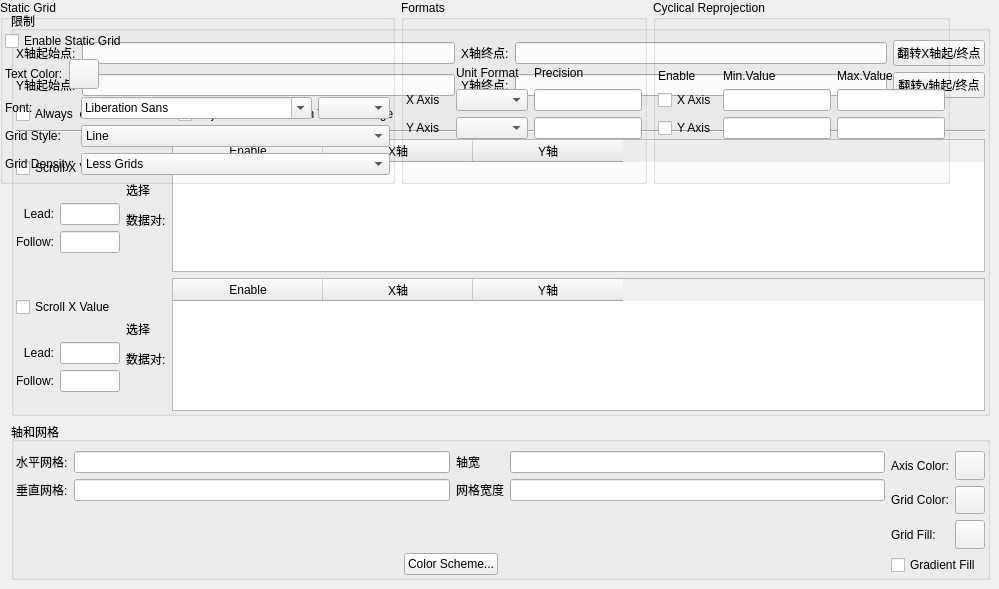
       <widget class="QWidget" name="page_2">
        <widget class="QGroupBox" name="groupBox_4">
         <property name="geometry">
          <rect>
           <x>11</x>
           <y>11</y>
           <width>979</width>
           <height>405</height>
          </rect>
         </property>
         <property name="title">
          <string>限制</string>
         </property>
         <layout class="QVBoxLayout" name="verticalLayout_6">
          <property name="leftMargin">
           <number>2</number>
          </property>
          <property name="rightMargin">
           <number>2</number>
          </property>
          <property name="bottomMargin">
           <number>2</number>
          </property>
          <item>
           <layout class="QGridLayout" name="gridLayout_4">
            <item row="0" column="0">
             <widget class="QLabel" name="label_9">
              <property name="text">
               <string>X轴起始点:</string>
              </property>
             </widget>
            </item>
            <item row="0" column="1">
             <widget class="QLineEdit" name="lineEdit_limitBgnX"/>
            </item>
            <item row="0" column="2">
             <widget class="QLabel" name="label_11">
              <property name="text">
               <string>X轴终点:</string>
              </property>
             </widget>
            </item>
            <item row="0" column="3">
             <widget class="QLineEdit" name="lineEdit_limitEndX"/>
            </item>
            <item row="0" column="4">
             <widget class="QPushButton" name="pushButton_flipXValues">
              <property name="text">
               <string>翻转X轴起/终点</string>
              </property>
             </widget>
            </item>
            <item row="1" column="0">
             <widget class="QLabel" name="label_10">
              <property name="text">
               <string>Y轴起始点:</string>
              </property>
             </widget>
            </item>
            <item row="1" column="1">
             <widget class="QLineEdit" name="lineEdit_LimitBgnY"/>
            </item>
            <item row="1" column="2">
             <widget class="QLabel" name="label_12">
              <property name="text">
               <string>Y轴终点:</string>
              </property>
             </widget>
            </item>
            <item row="1" column="3">
             <widget class="QLineEdit" name="lineEdit_limitEndY"/>
            </item>
            <item row="1" column="4">
             <widget class="QPushButton" name="pushButton_flipYValues">
              <property name="text">
               <string>翻转y轴起/终点</string>
              </property>
             </widget>
            </item>
           </layout>
          </item>
          <item>
           <layout class="QHBoxLayout" name="horizontalLayout_8">
            <item>
             <widget class="QCheckBox" name="checkBox_oneToOneScale">
              <property name="text">
               <string>Always  one-to-ont scale</string>
              </property>
             </widget>
            </item>
            <item>
             <widget class="QCheckBox" name="checkBox_adjustTimeBoundOnTALOChange">
              <property name="text">
               <string>Adjust Time Bound on TALO Change</string>
              </property>
             </widget>
            </item>
            <item>
             <spacer name="horizontalSpacer_2">
              <property name="orientation">
               <enum>Qt::Horizontal</enum>
              </property>
              <property name="sizeHint" stdset="0">
               <size>
                <width>40</width>
                <height>20</height>
               </size>
              </property>
             </spacer>
            </item>
           </layout>
          </item>
          <item>
           <widget class="Line" name="line">
            <property name="orientation">
             <enum>Qt::Horizontal</enum>
            </property>
           </widget>
          </item>
          <item>
           <layout class="QHBoxLayout" name="horizontalLayout_6" stretch="0,0,1">
            <item>
             <layout class="QVBoxLayout" name="verticalLayout_4">
              <item>
               <widget class="QCheckBox" name="checkBox_4">
                <property name="text">
                 <string>Scroll X Value</string>
                </property>
               </widget>
              </item>
              <item>
               <layout class="QGridLayout" name="gridLayout_2">
                <item row="0" column="0">
                 <widget class="QLabel" name="label_13">
                  <property name="text">
                   <string> Lead:</string>
                  </property>
                  <property name="alignment">
                   <set>Qt::AlignRight|Qt::AlignTrailing|Qt::AlignVCenter</set>
                  </property>
                 </widget>
                </item>
                <item row="0" column="1">
                 <widget class="QLineEdit" name="lineEdit_10">
                  <property name="maximumSize">
                   <size>
                    <width>60</width>
                    <height>16777215</height>
                   </size>
                  </property>
                 </widget>
                </item>
                <item row="1" column="0">
                 <widget class="QLabel" name="label_14">
                  <property name="text">
                   <string>Follow:</string>
                  </property>
                  <property name="alignment">
                   <set>Qt::AlignRight|Qt::AlignTrailing|Qt::AlignVCenter</set>
                  </property>
                 </widget>
                </item>
                <item row="1" column="1">
                 <widget class="QLineEdit" name="lineEdit_11">
                  <property name="maximumSize">
                   <size>
                    <width>60</width>
                    <height>16777215</height>
                   </size>
                  </property>
                 </widget>
                </item>
               </layout>
              </item>
             </layout>
            </item>
            <item>
             <widget class="QLabel" name="label_17">
              <property name="text">
               <string>&lt;html&gt;&lt;head/&gt;&lt;body&gt;&lt;p&gt;选择&lt;/p&gt;&lt;p&gt;数据对:&lt;/p&gt;&lt;/body&gt;&lt;/html&gt;</string>
              </property>
             </widget>
            </item>
            <item>
             <widget class="QTableWidget" name="tableWidget">
              <attribute name="horizontalHeaderDefaultSectionSize">
               <number>150</number>
              </attribute>
              <column>
               <property name="text">
                <string>Enable</string>
               </property>
              </column>
              <column>
               <property name="text">
                <string>X轴</string>
               </property>
              </column>
              <column>
               <property name="text">
                <string>Y轴</string>
               </property>
              </column>
             </widget>
            </item>
           </layout>
          </item>
          <item>
           <layout class="QHBoxLayout" name="horizontalLayout_7" stretch="0,0,1">
            <item>
             <layout class="QVBoxLayout" name="verticalLayout_5">
              <item>
               <widget class="QCheckBox" name="checkBox_5">
                <property name="text">
                 <string>Scroll X Value</string>
                </property>
               </widget>
              </item>
              <item>
               <layout class="QGridLayout" name="gridLayout_3">
                <item row="0" column="0">
                 <widget class="QLabel" name="label_15">
                  <property name="text">
                   <string> Lead:</string>
                  </property>
                  <property name="alignment">
                   <set>Qt::AlignRight|Qt::AlignTrailing|Qt::AlignVCenter</set>
                  </property>
                 </widget>
                </item>
                <item row="0" column="1">
                 <widget class="QLineEdit" name="lineEdit_12">
                  <property name="maximumSize">
                   <size>
                    <width>60</width>
                    <height>16777215</height>
                   </size>
                  </property>
                 </widget>
                </item>
                <item row="1" column="0">
                 <widget class="QLabel" name="label_16">
                  <property name="text">
                   <string>Follow:</string>
                  </property>
                  <property name="alignment">
                   <set>Qt::AlignRight|Qt::AlignTrailing|Qt::AlignVCenter</set>
                  </property>
                 </widget>
                </item>
                <item row="1" column="1">
                 <widget class="QLineEdit" name="lineEdit_13">
                  <property name="maximumSize">
                   <size>
                    <width>60</width>
                    <height>16777215</height>
                   </size>
                  </property>
                 </widget>
                </item>
               </layout>
              </item>
             </layout>
            </item>
            <item>
             <widget class="QLabel" name="label_18">
              <property name="text">
               <string>&lt;html&gt;&lt;head/&gt;&lt;body&gt;&lt;p&gt;选择&lt;/p&gt;&lt;p&gt;数据对:&lt;/p&gt;&lt;/body&gt;&lt;/html&gt;</string>
              </property>
             </widget>
            </item>
            <item>
             <widget class="QTableWidget" name="tableWidget_2">
              <attribute name="horizontalHeaderDefaultSectionSize">
               <number>150</number>
              </attribute>
              <column>
               <property name="text">
                <string>Enable</string>
               </property>
              </column>
              <column>
               <property name="text">
                <string>X轴</string>
               </property>
              </column>
              <column>
               <property name="text">
                <string>Y轴</string>
               </property>
              </column>
             </widget>
            </item>
           </layout>
          </item>
         </layout>
        </widget>
        <widget class="QGroupBox" name="groupBox_11">
         <property name="geometry">
          <rect>
           <x>11</x>
           <y>422</y>
           <width>979</width>
           <height>158</height>
          </rect>
         </property>
         <property name="title">
          <string>轴和网格</string>
         </property>
         <layout class="QHBoxLayout" name="horizontalLayout_13">
          <property name="leftMargin">
           <number>2</number>
          </property>
          <property name="rightMargin">
           <number>2</number>
          </property>
          <property name="bottomMargin">
           <number>2</number>
          </property>
          <item>
           <layout class="QVBoxLayout" name="verticalLayout_10" stretch="6,1,0">
            <item>
             <layout class="QGridLayout" name="gridLayout_8">
              <item row="0" column="0">
               <widget class="QLabel" name="label_30">
                <property name="text">
                 <string>水平网格:</string>
                </property>
               </widget>
              </item>
              <item row="0" column="1">
               <widget class="QLineEdit" name="lineEdit_hrozGrids"/>
              </item>
              <item row="0" column="2">
               <widget class="QLabel" name="label_31">
                <property name="text">
                 <string>轴宽</string>
                </property>
               </widget>
              </item>
              <item row="0" column="3">
               <widget class="QLineEdit" name="lineEdit_21"/>
              </item>
              <item row="1" column="0">
               <widget class="QLabel" name="label_32">
                <property name="text">
                 <string>垂直网格:</string>
                </property>
               </widget>
              </item>
              <item row="1" column="1">
               <widget class="QLineEdit" name="lineEdit_vertGrids"/>
              </item>
              <item row="1" column="2">
               <widget class="QLabel" name="label_33">
                <property name="text">
                 <string>网格宽度</string>
                </property>
               </widget>
              </item>
              <item row="1" column="3">
               <widget class="QLineEdit" name="lineEdit_23"/>
              </item>
             </layout>
            </item>
            <item>
             <spacer name="verticalSpacer_29">
              <property name="orientation">
               <enum>Qt::Vertical</enum>
              </property>
              <property name="sizeHint" stdset="0">
               <size>
                <width>20</width>
                <height>40</height>
               </size>
              </property>
             </spacer>
            </item>
            <item>
             <layout class="QHBoxLayout" name="horizontalLayout_16">
              <item>
               <spacer name="horizontalSpacer_7">
                <property name="orientation">
                 <enum>Qt::Horizontal</enum>
                </property>
                <property name="sizeHint" stdset="0">
                 <size>
                  <width>40</width>
                  <height>20</height>
                 </size>
                </property>
               </spacer>
              </item>
              <item>
               <widget class="QPushButton" name="pushButton_11">
                <property name="text">
                 <string>Color Scheme...</string>
                </property>
               </widget>
              </item>
              <item>
               <spacer name="horizontalSpacer_6">
                <property name="orientation">
                 <enum>Qt::Horizontal</enum>
                </property>
                <property name="sizeHint" stdset="0">
                 <size>
                  <width>40</width>
                  <height>20</height>
                 </size>
                </property>
               </spacer>
              </item>
             </layout>
            </item>
           </layout>
          </item>
          <item>
           <layout class="QVBoxLayout" name="verticalLayout_9">
            <item>
             <layout class="QGridLayout" name="gridLayout_23">
              <item row="0" column="0">
               <widget class="QLabel" name="label_34">
                <property name="text">
                 <string>Axis Color:</string>
                </property>
               </widget>
              </item>
              <item row="0" column="1">
               <widget class="ColorButton" name="pushButton_axisColor">
                <property name="maximumSize">
                 <size>
                  <width>30</width>
                  <height>30</height>
                 </size>
                </property>
                <property name="text">
                 <string/>
                </property>
               </widget>
              </item>
              <item row="1" column="0">
               <widget class="QLabel" name="label_35">
                <property name="text">
                 <string>Grid Color:</string>
                </property>
               </widget>
              </item>
              <item row="1" column="1">
               <widget class="ColorButton" name="pushButton_gridColor">
                <property name="maximumSize">
                 <size>
                  <width>30</width>
                  <height>30</height>
                 </size>
                </property>
                <property name="text">
                 <string/>
                </property>
               </widget>
              </item>
              <item row="2" column="0">
               <widget class="QLabel" name="label_36">
                <property name="text">
                 <string>Grid Fill:</string>
                </property>
               </widget>
              </item>
              <item row="2" column="1">
               <widget class="ColorButton" name="pushButton_gridFill">
                <property name="maximumSize">
                 <size>
                  <width>30</width>
                  <height>30</height>
                 </size>
                </property>
                <property name="text">
                 <string/>
                </property>
               </widget>
              </item>
             </layout>
            </item>
            <item>
             <widget class="QCheckBox" name="checkBox_9">
              <property name="text">
               <string>Gradient Fill</string>
              </property>
             </widget>
            </item>
           </layout>
          </item>
         </layout>
        </widget>
        <widget class="QWidget" name="">
         <layout class="QHBoxLayout" name="horizontalLayout_12">
          <item>
           <widget class="QGroupBox" name="groupBox_8">
            <property name="title">
             <string>Static Grid</string>
            </property>
            <layout class="QVBoxLayout" name="verticalLayout_7">
             <property name="leftMargin">
              <number>2</number>
             </property>
             <property name="rightMargin">
              <number>2</number>
             </property>
             <property name="bottomMargin">
              <number>2</number>
             </property>
             <item>
              <layout class="QHBoxLayout" name="horizontalLayout_11">
               <item>
                <widget class="QCheckBox" name="checkBox_6">
                 <property name="text">
                  <string>Enable Static Grid</string>
                 </property>
                </widget>
               </item>
               <item>
                <spacer name="horizontalSpacer_4">
                 <property name="orientation">
                  <enum>Qt::Horizontal</enum>
                 </property>
                 <property name="sizeHint" stdset="0">
                  <size>
                   <width>40</width>
                   <height>20</height>
                  </size>
                 </property>
                </spacer>
               </item>
              </layout>
             </item>
             <item>
              <layout class="QHBoxLayout" name="horizontalLayout_10" stretch="0,0,0">
               <item>
                <widget class="QLabel" name="label_19">
                 <property name="text">
                  <string>Text Color:</string>
                 </property>
                </widget>
               </item>
               <item>
                <widget class="ColorButton" name="pushButton_10">
                 <property name="maximumSize">
                  <size>
                   <width>30</width>
                   <height>30</height>
                  </size>
                 </property>
                 <property name="text">
                  <string/>
                 </property>
                </widget>
               </item>
               <item>
                <spacer name="horizontalSpacer_3">
                 <property name="orientation">
                  <enum>Qt::Horizontal</enum>
                 </property>
                 <property name="sizeHint" stdset="0">
                  <size>
                   <width>40</width>
                   <height>20</height>
                  </size>
                 </property>
                </spacer>
               </item>
              </layout>
             </item>
             <item>
              <layout class="QGridLayout" name="gridLayout_5" rowstretch="1,0,0" columnstretch="1,0,0">
               <item row="2" column="0">
                <widget class="QLabel" name="label_22">
                 <property name="text">
                  <string>Grid Density:</string>
                 </property>
                </widget>
               </item>
               <item row="1" column="0">
                <widget class="QLabel" name="label_21">
                 <property name="text">
                  <string>Grid Style:</string>
                 </property>
                </widget>
               </item>
               <item row="0" column="0">
                <widget class="QLabel" name="label_20">
                 <property name="text">
                  <string>Font:</string>
                 </property>
                </widget>
               </item>
               <item row="0" column="1">
                <widget class="QFontComboBox" name="fontComboBox_3"/>
               </item>
               <item row="2" column="1" colspan="2">
                <widget class="QComboBox" name="comboBox_3">
                 <item>
                  <property name="text">
                   <string>Less Grids</string>
                  </property>
                 </item>
                 <item>
                  <property name="text">
                   <string>Normal</string>
                  </property>
                 </item>
                 <item>
                  <property name="text">
                   <string>More Grids</string>
                  </property>
                 </item>
                </widget>
               </item>
               <item row="0" column="2">
                <widget class="QComboBox" name="comboBox"/>
               </item>
               <item row="1" column="1" colspan="2">
                <widget class="QComboBox" name="comboBox_2">
                 <item>
                  <property name="text">
                   <string>Line</string>
                  </property>
                 </item>
                 <item>
                  <property name="text">
                   <string>Stipple</string>
                  </property>
                 </item>
                 <item>
                  <property name="text">
                   <string>Ticks</string>
                  </property>
                 </item>
                </widget>
               </item>
              </layout>
             </item>
            </layout>
           </widget>
          </item>
          <item>
           <widget class="QGroupBox" name="groupBox_9">
            <property name="sizePolicy">
             <sizepolicy hsizetype="Maximum" vsizetype="Preferred">
              <horstretch>0</horstretch>
              <verstretch>0</verstretch>
             </sizepolicy>
            </property>
            <property name="title">
             <string>Formats</string>
            </property>
            <layout class="QVBoxLayout" name="verticalLayout_8">
             <property name="leftMargin">
              <number>2</number>
             </property>
             <property name="topMargin">
              <number>2</number>
             </property>
             <property name="rightMargin">
              <number>2</number>
             </property>
             <property name="bottomMargin">
              <number>2</number>
             </property>
             <item>
              <spacer name="verticalSpacer_31">
               <property name="orientation">
                <enum>Qt::Vertical</enum>
               </property>
               <property name="sizeHint" stdset="0">
                <size>
                 <width>20</width>
                 <height>40</height>
                </size>
               </property>
              </spacer>
             </item>
             <item>
              <layout class="QGridLayout" name="gridLayout_6">
               <item row="0" column="0">
                <spacer name="horizontalSpacer_5">
                 <property name="orientation">
                  <enum>Qt::Horizontal</enum>
                 </property>
                 <property name="sizeHint" stdset="0">
                  <size>
                   <width>44</width>
                   <height>20</height>
                  </size>
                 </property>
                </spacer>
               </item>
               <item row="0" column="1">
                <widget class="QLabel" name="label_23">
                 <property name="text">
                  <string>Unit Format</string>
                 </property>
                </widget>
               </item>
               <item row="0" column="2">
                <widget class="QLabel" name="label_26">
                 <property name="text">
                  <string>Precision</string>
                 </property>
                </widget>
               </item>
               <item row="1" column="0">
                <widget class="QLabel" name="label_24">
                 <property name="text">
                  <string>X Axis</string>
                 </property>
                </widget>
               </item>
               <item row="1" column="1">
                <widget class="QComboBox" name="comboBox_4"/>
               </item>
               <item row="2" column="0">
                <widget class="QLabel" name="label_25">
                 <property name="text">
                  <string>Y Axis</string>
                 </property>
                </widget>
               </item>
               <item row="2" column="1">
                <widget class="QComboBox" name="comboBox_5"/>
               </item>
               <item row="1" column="2">
                <widget class="QLineEdit" name="lineEdit"/>
               </item>
               <item row="2" column="2">
                <widget class="QLineEdit" name="lineEdit_2"/>
               </item>
              </layout>
             </item>
             <item>
              <spacer name="verticalSpacer_30">
               <property name="orientation">
                <enum>Qt::Vertical</enum>
               </property>
               <property name="sizeHint" stdset="0">
                <size>
                 <width>20</width>
                 <height>40</height>
                </size>
               </property>
              </spacer>
             </item>
            </layout>
           </widget>
          </item>
          <item>
           <widget class="QGroupBox" name="groupBox_10">
            <property name="title">
             <string>Cyclical Reprojection</string>
            </property>
            <layout class="QVBoxLayout" name="verticalLayout_65">
             <property name="leftMargin">
              <number>2</number>
             </property>
             <property name="rightMargin">
              <number>2</number>
             </property>
             <property name="bottomMargin">
              <number>2</number>
             </property>
             <item>
              <spacer name="verticalSpacer_3">
               <property name="orientation">
                <enum>Qt::Vertical</enum>
               </property>
               <property name="sizeHint" stdset="0">
                <size>
                 <width>20</width>
                 <height>40</height>
                </size>
               </property>
              </spacer>
             </item>
             <item>
              <layout class="QGridLayout" name="gridLayout_7">
               <item row="0" column="3">
                <widget class="QLabel" name="label_29">
                 <property name="text">
                  <string>Max.Value</string>
                 </property>
                </widget>
               </item>
               <item row="1" column="0" colspan="2">
                <widget class="QCheckBox" name="checkBox_7">
                 <property name="text">
                  <string>X Axis</string>
                 </property>
                </widget>
               </item>
               <item row="1" column="2">
                <widget class="QLineEdit" name="lineEdit_16"/>
               </item>
               <item row="1" column="3">
                <widget class="QLineEdit" name="lineEdit_17"/>
               </item>
               <item row="2" column="0" colspan="2">
                <widget class="QCheckBox" name="checkBox_8">
                 <property name="text">
                  <string>Y Axis</string>
                 </property>
                </widget>
               </item>
               <item row="2" column="2">
                <widget class="QLineEdit" name="lineEdit_18"/>
               </item>
               <item row="2" column="3">
                <widget class="QLineEdit" name="lineEdit_19"/>
               </item>
               <item row="0" column="2">
                <widget class="QLabel" name="label_28">
                 <property name="text">
                  <string>Min.Value</string>
                 </property>
                </widget>
               </item>
               <item row="0" column="0" colspan="2">
                <widget class="QLabel" name="label_27">
                 <property name="text">
                  <string>Enable</string>
                 </property>
                </widget>
               </item>
              </layout>
             </item>
             <item>
              <spacer name="verticalSpacer_4">
               <property name="orientation">
                <enum>Qt::Vertical</enum>
               </property>
               <property name="sizeHint" stdset="0">
                <size>
                 <width>20</width>
                 <height>40</height>
                </size>
               </property>
              </spacer>
             </item>
            </layout>
           </widget>
          </item>
         </layout>
        </widget>
       </widget>
